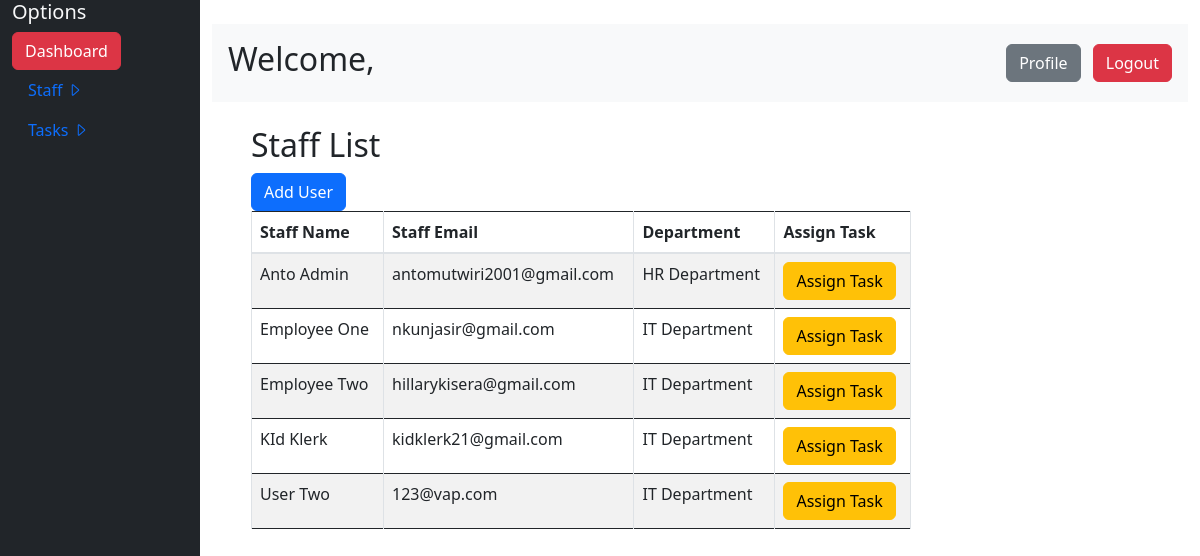
Page /staff_list/ on the earlier database version.
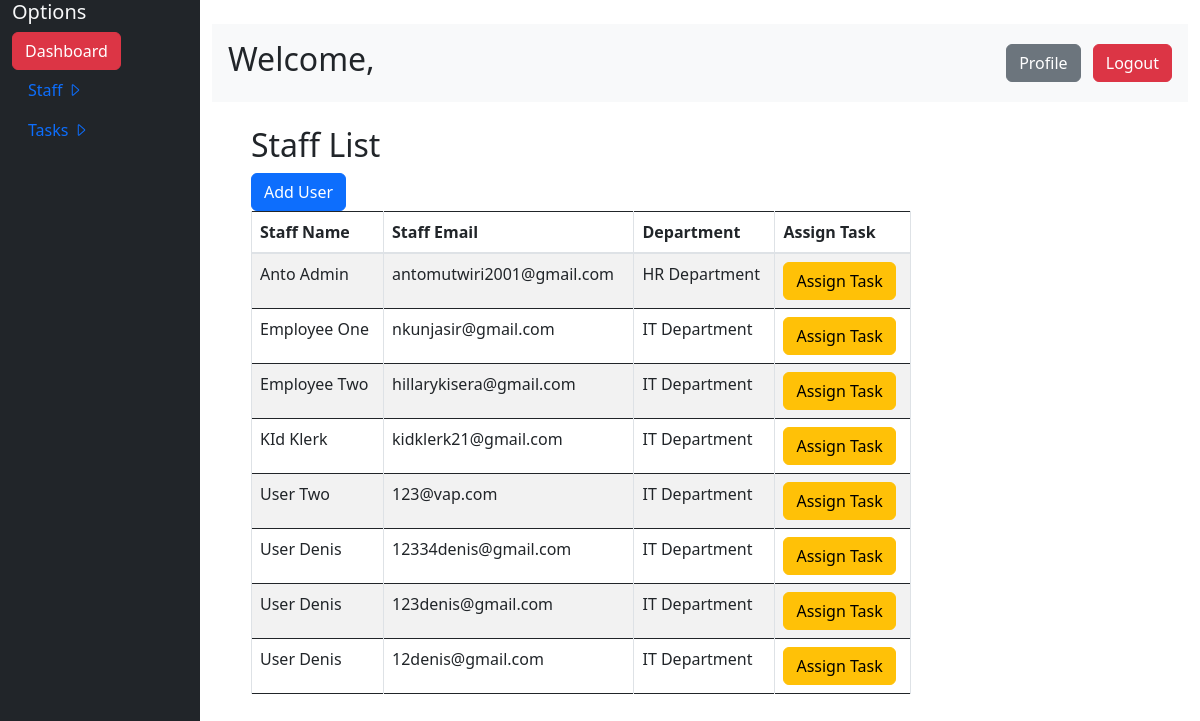
Same page on the later database version.
### work/models.py (models this page shows, shortened)
class UserProfile(AbstractBaseUser, PermissionsMixin):
    email = models.EmailField(unique=True)
    first_name = models.CharField(max_length=30)
    last_name = models.CharField(max_length=30)
    date_joined = models.DateTimeField(default=timezone.now)
    is_active = models.BooleanField(default=True)
    is_staff = models.BooleanField(default=False)
    role = models.CharField(max_length=100, default='employee')  # Default role is 'employee'
    department = models.ForeignKey(Department, related_name='employees', on_delete=models.SET_NULL, null=True)
    objects = UserProfileManager()
    USERNAME_FIELD = 'email'
    REQUIRED_FIELDS = ['first_name', 'last_name']

class Department(models.Model):
    name = models.CharField(max_length=100)

### work/views.py (the view)
# urls.py: path('staff_list/', views.StaffView, name="staff_list"),
def StaffView(request):
    if request.method == 'GET':
        users = UserProfile.objects.all()
    else:
        users = None
    return render(request, 'staff.html', {'users': users})

### templates/staff.html
{% extends "base.html" %}
{% block maincontent %}
<div class="col-md-9">
    <div class="container mt-4">
        <h2>Staff List</h2>
        <a href="{% url 'add_user' %}" class="btn btn-primary">Add User</a>
        <div class="card-body">
            {% if users %}
            <div class="table-responsive">
                <table id="example" class="display table dataTable table-striped table-bordered">
                    <thead>
                        <tr>
                            <th>Staff Name</th>
                            <th>Staff Email</th>
                            <th>Department</th>
                            <th>Assign Task</th>
                        </tr>
                    </thead>
                    <tbody>
                        {% for user in users %}
                        <tr>
                            <td>{{ user.first_name }} {{ user.last_name }}</td>
                            <td>{{ user.email }} </td>
                            <td>{{ user.department.name }}</td>
                            <td>
                                <a href="{% url 'add_tasks' user.id %}">
                                    <button class="btn btn-warning">Assign Task</button>
                                </a>
                            </td>
                        </tr>
                        {% endfor %}
                    </tbody>
                </table>
            </div>
            {% else %}
            <p>No users found.</p>
            {% endif %}
        </div>
    </div>
</div>
{% endblock maincontent %}

### templates/base.html (shortened to what this page needs)
<!DOCTYPE html>
<html lang="en">
<head>
    <link href="https://maxcdn.bootstrapcdn.com/font-awesome/4.3.0/css/font-awesome.min.css" rel="stylesheet">
    <link href="https://stackpath.bootstrapcdn.com/bootstrap/4.5.2/css/bootstrap.min.css" rel="stylesheet">
    <link rel="stylesheet" href="https://cdn.jsdelivr.net/npm/flatpickr/dist/flatpickr.min.css">
    <link href="https://cdn.jsdelivr.net/npm/bootstrap@5.3.0-alpha1/dist/css/bootstrap.min.css" rel="stylesheet">
    <link href="https://cdn.jsdelivr.net/npm/bootstrap-icons/font/bootstrap-icons.css" rel="stylesheet">
</head>
<body>
    <div class="container-fluid">
        <div class="row">
            <div class="col-md-2 bg-dark text-light vh-100 position-fixed ">
                <h5>Options</h5>
                <ul class="nav flex-column">
                    <li>
                        {% if user.role == 'admin' %}
                        <div>
                            <a href="{% url 'admin_dashboard' %}" class="btn btn-danger">Dashboard</a>
                        </div>
                        {% else %}
                        <div>
                            <a href="{% url 'dashboard' %}" class="btn btn-danger">Dashboard</a>
                        </div>
                        {% endif %}
                    </li>
                    <li>
                        <details>
                            <summary class="nav-link h8">
                                Staff
                                <i class="bi bi-caret-right"></i>
                            </summary>
                        </details>
                    </li>
                    <li>
                        <details>
                            <summary class="nav-link h8">
                                Tasks
                                <i class="bi bi-caret-right"></i>
                            </summary>
                        </details>
                    </li>
                </ul>
            </div>
            <div class="col-md-10 offset-md-2 p-4">
            <div class="row">
                <div class="col-md-12 bg-light p-3 d-flex justify-content-between align-items-center">
                    <h2>Welcome, {{ user.first_name }} {{ user.last_name }}</h2>
                    <div>
                        <a href="{% url 'update_profile' %}" class="btn btn-secondary mx-2">Profile</a>
                        <a href="{% url 'logout' %}" class="btn btn-danger">Logout</a>
                    </div>
                </div>
            </div>
            {% block maincontent %}
            {% endblock maincontent %}
            </div>
        </div>
    </div>
</body>
</html>

Differences in the rows shown:
added UserProfile: first_name "User", last_name "Denis", email "12334denis@gmail.com", department.name "IT Department"
added UserProfile: first_name "User", last_name "Denis", email "123denis@gmail.com", department.name "IT Department"
added UserProfile: first_name "User", last_name "Denis", email "12denis@gmail.com", department.name "IT Department"
